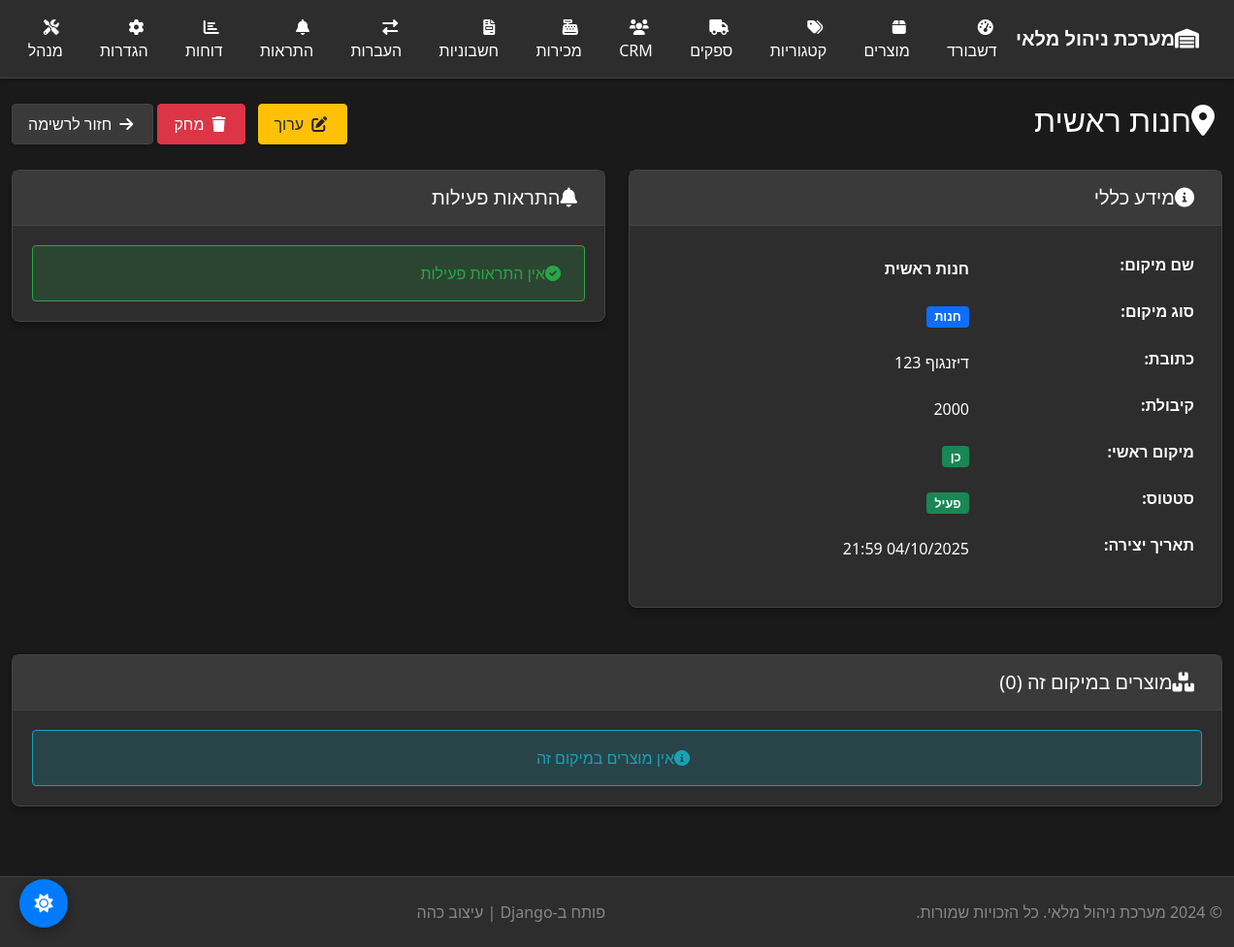
Screenshot of /locations/2/ with the database file from the repository.
### inventory/models.py (models this page shows, shortened)
class Location(models.Model):
    LOCATION_TYPE_CHOICES = [
        ('store', 'חנות'),
        ('warehouse', 'מחסן'),
    ]
    name = models.CharField(max_length=100, unique=True, verbose_name="שם מיקום")
    location_type = models.CharField(max_length=20, choices=LOCATION_TYPE_CHOICES, default='store', verbose_name="סוג מיקום")
    description = models.TextField(blank=True, verbose_name="תיאור")
    address = models.TextField(blank=True, verbose_name="כתובת")
    city = models.CharField(max_length=100, blank=True, verbose_name="עיר")
    postal_code = models.CharField(max_length=10, blank=True, verbose_name="מיקוד")
    phone = models.CharField(max_length=20, blank=True, verbose_name="טלפון")
    email = models.EmailField(blank=True, null=True, verbose_name="אימייל")
    manager_name = models.CharField(max_length=100, blank=True, verbose_name="שם מנהל")
    capacity = models.PositiveIntegerField(default=0, verbose_name="קיבולת (יחידות)")
    is_active = models.BooleanField(default=True, verbose_name="פעיל")
    is_main_warehouse = models.BooleanField(default=False, verbose_name="מחסן ראשי")
    is_main_store = models.BooleanField(default=False, verbose_name="חנות ראשית")
    created_at = models.DateTimeField(auto_now_add=True)
    updated_at = models.DateTimeField(auto_now=True)
    class Meta:
        ordering = ['name']
        verbose_name = "מיקום"
        verbose_name_plural = "מיקומים"

### inventory/views.py (the view)
# urls.py: path('locations/<int:pk>/', views.location_detail, name='location_detail'),
def location_detail(request, pk):
    location = get_object_or_404(Location, pk=pk)
    products = Product.objects.filter(location=location)
    alerts = LocationAlert.objects.filter(location=location, is_resolved=False)
    return render(request, 'inventory/location_detail.html', {
        'location': location,
        'products': products,
        'alerts': alerts
    })

### inventory/templates/inventory/location_detail.html (shortened to what this page needs)
{% extends 'inventory/base.html' %}
{% load static %}
{% block content %}
<div class="row">
    <div class="col-12">
        <div class="d-flex justify-content-between align-items-center mb-4">
            <h2><i class="fas fa-map-marker-alt me-2"></i>{{ location.name }}</h2>
            <div>
                <a href="{% url 'edit_location' location.pk %}" class="btn btn-warning me-2">
                    <i class="fas fa-edit me-1"></i>ערוך
                </a>
                <a href="{% url 'delete_location' location.pk %}" class="btn btn-danger me-2">
                    <i class="fas fa-trash me-1"></i>מחק
                </a>
                <a href="{% url 'location_list' %}" class="btn btn-secondary">
                    <i class="fas fa-arrow-right me-1"></i>חזור לרשימה
                </a>
            </div>
        </div>
        <div class="row">
            <div class="col-md-6 mb-4">
                <div class="card">
                    <div class="card-header">
                        <h5 class="mb-0"><i class="fas fa-info-circle me-2"></i>מידע כללי</h5>
                    </div>
                    <div class="card-body">
                        <table class="table table-borderless">
                            <tr>
                                <th style="width: 40%;">שם מיקום:</th>
                                <td><strong>{{ location.name }}</strong></td>
                            </tr>
                            <tr>
                                <th>סוג מיקום:</th>
                                <td>
                                    {% if location.location_type == 'store' %}
                                        <span class="badge bg-primary">חנות</span>
                                    {% elif location.location_type == 'warehouse' %}
                                        <span class="badge bg-info">מחסן</span>
                                    {% endif %}
                                </td>
                            </tr>
                            <tr>
                                <th>כתובת:</th>
                                <td>{{ location.address|default:"ללא" }}</td>
                            </tr>
                            <tr>
                                <th>קיבולת:</th>
                                <td>{{ location.capacity|default:"ללא הגבלה" }}</td>
                            </tr>
                            <tr>
                                <th>מיקום ראשי:</th>
                                <td>
                                    {% if location.is_main_store %}
                                        <span class="badge bg-success">כן</span>
                                    {% else %}
                                        <span class="badge bg-secondary">לא</span>
                                    {% endif %}
                                </td>
                            </tr>
                            <tr>
                                <th>סטטוס:</th>
                                <td>
                                    {% if location.is_active %}
                                        <span class="badge bg-success">פעיל</span>
                                    {% else %}
                                        <span class="badge bg-danger">לא פעיל</span>
                                    {% endif %}
                                </td>
                            </tr>
                            <tr>
                                <th>תאריך יצירה:</th>
                                <td>{{ location.created_at|date:"d/m/Y H:i" }}</td>
                            </tr>
                        </table>
                    </div>
                </div>
            </div>
            <div class="col-md-6 mb-4">
                <div class="card">
                    <div class="card-header">
                        <h5 class="mb-0"><i class="fas fa-bell me-2"></i>התראות פעילות</h5>
                    </div>
                    <div class="card-body">
                        {% if alerts %}
                            <div class="list-group">
                                {% for alert in alerts %}
                                    <div class="list-group-item">
                                        <div class="d-flex justify-content-between align-items-center">
                                            <div>
                                                <h6 class="mb-1">{{ alert.alert_type }}</h6>
                                                <p class="mb-0 text-muted small">{{ alert.message }}</p>
                                            </div>
                                            <span class="badge bg-warning">פעילה</span>
                                        </div>
                                    </div>
                                {% endfor %}
                            </div>
                        {% else %}
                            <div class="alert alert-success mb-0">
                                <i class="fas fa-check-circle me-2"></i>אין התראות פעילות
                            </div>
                        {% endif %}
                    </div>
                </div>
            </div>
        </div>
        <div class="card">
            <div class="card-header">
                <h5 class="mb-0"><i class="fas fa-boxes me-2"></i>מוצרים במיקום זה ({{ products.count }})</h5>
            </div>
            <div class="card-body">
                {% if products %}
                    <div class="table-responsive">
                        <table class="table table-hover">
                            <thead>
                                <tr>
                                    <th>שם מוצר</th>
                                    <th>SKU</th>
                                    <th>כמות</th>
                                    <th>מחיר</th>
                                    <th>סטטוס</th>
                                </tr>
                            </thead>
                            <tbody>
                                {% for product in products %}
                                <tr>
                                    <td>
                                        <a href="{% url 'product_detail' product.pk %}">{{ product.name }}</a>
                                    </td>
                                    <td>{{ product.sku }}</td>
                                    <td>{{ product.quantity }} {{ product.get_unit_display }}</td>
                                    <td>₪{{ product.selling_price|default:product.price }}</td>
                                    <td>
                                        {% if product.is_out_of_stock %}
                                            <span class="badge bg-danger">אזל</span>
                                        {% elif product.is_low_stock %}
                                            <span class="badge bg-warning">נמוך</span>
                                        {% else %}
                                            <span class="badge bg-success">תקין</span>
                                        {% endif %}
                                    </td>
                                </tr>
                                {% endfor %}
                            </tbody>
                        </table>
                    </div>
                {% else %}
                    <div class="alert alert-info text-center mb-0">
                        <i class="fas fa-info-circle me-2"></i>אין מוצרים במיקום זה
                    </div>
                {% endif %}
            </div>
        </div>
    </div>
</div>
{% endblock %}

### inventory/static/inventory/css/dark-theme.css (style rules this page uses)
:root { --bg-primary: #1a1a1a; --bg-secondary: #2d2d2d; --bg-tertiary: #3a3a3a; --text-primary: #ffffff; --text-secondary: #b0b0b0; --text-muted: #888888; --border-color: #444444; --accent-color: #007bff; --accent-hover: #0056b3; --success-color: #28a745; --warning-color: #ffc107; --danger-color: #dc3545; --info-color: #17a2b8; }
body { background-color: var(--bg-primary) !important; color: var(--text-primary) !important; font-family: 'Segoe UI', Tahoma, Geneva, Verdana, sans-serif; }
.card { background-color: var(--bg-secondary) !important; border: 1px solid var(--border-color) !important; color: var(--text-primary) !important; box-shadow: 0 4px 6px rgba(0,0,0,0.3) !important; border-radius: 8px !important; margin-bottom: 1.5rem !important; }
.card-header { background-color: var(--bg-tertiary) !important; border-bottom: 1px solid var(--border-color) !important; color: var(--text-primary) !important; font-weight: 600 !important; padding: 1rem 1.25rem !important; }
.card-body { padding: 1.25rem !important; }
.table { color: var(--text-primary) !important; border-color: var(--border-color) !important; }
.table tbody td { padding: 0.75rem !important; border-color: var(--border-color) !important; }
.btn { font-weight: 500 !important; border-radius: 4px !important; padding: 0.5rem 1rem !important; transition: all 0.3s ease !important; box-shadow: 0 2px 4px rgba(0,0,0,0.2) !important; border-width: 1px !important; }
.btn i { margin-left: 0.5rem !important; }
.btn-secondary { background-color: var(--bg-tertiary) !important; border-color: var(--border-color) !important; color: var(--text-primary) !important; }
.btn-danger { background-color: var(--danger-color) !important; border-color: var(--danger-color) !important; color: #ffffff !important; }
.btn-warning { background-color: var(--warning-color) !important; border-color: var(--warning-color) !important; color: #212529 !important; }
.alert { border: 1px solid var(--border-color) !important; }
.alert-success { background-color: rgba(40, 167, 69, 0.2) !important; border-color: var(--success-color) !important; color: var(--success-color) !important; }
.alert-info { background-color: rgba(23, 162, 184, 0.2) !important; border-color: var(--info-color) !important; color: var(--info-color) !important; }
.badge { font-weight: 600 !important; }
.badge.bg-success, .badge.bg-primary, .badge.bg-danger, .badge.bg-warning, .badge.bg-info { color: #ffffff !important; }
a { color: var(--accent-color) !important; }
[dir="rtl"] .table { text-align: right; }

### inventory/templates/inventory/base.html (style rules this page uses)
html, body { background-color: #1a1a1a !important; color: #ffffff !important; }
.badge { font-size: 0.8em; }
.card { box-shadow: 0 4px 6px rgba(0,0,0,0.3); }
.btn { box-shadow: 0 2px 4px rgba(0,0,0,0.2); }

### rows the page displays
Location: name "חנות ראשית", address "דיזנגוף 123", capacity "2000", created_at "04/10/2025 21:59"

### other values shown
{{ products.count }} "0"
